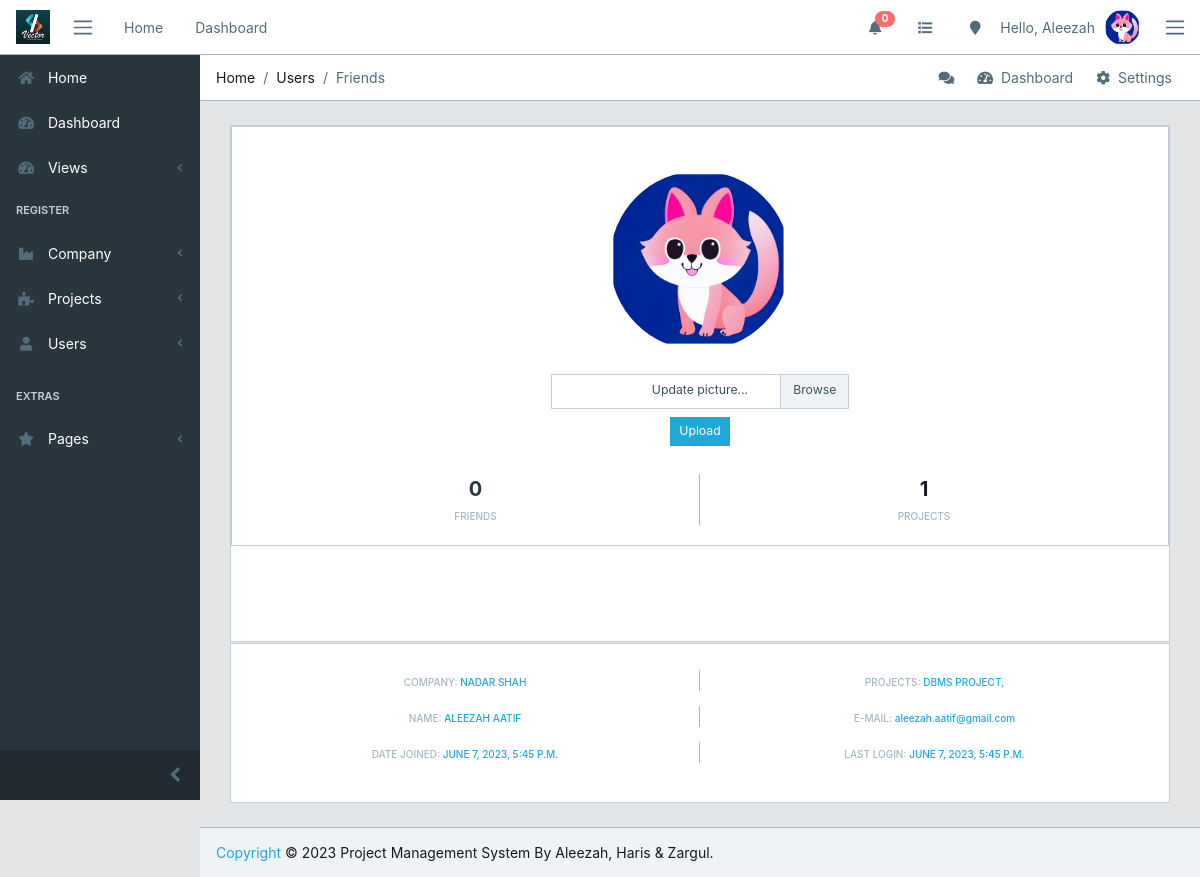
/register/users/profile (signed in), run on the app's committed database.
### register/models.py (models this page shows, shortened)
class UserProfile(models.Model):
    user    = models.ForeignKey(User, on_delete=models.CASCADE)
    company = models.ForeignKey(Company, on_delete=models.CASCADE)
    project = models.ManyToManyField(Project, blank=True)
    friends = models.ManyToManyField('self', blank=True)
    img    = models.ImageField(upload_to='core/avatar', blank=True, default='core/avatar/blank_profile.png')

class Company(models.Model):
    social_name = models.CharField(max_length=80)
    name = models.CharField(max_length=80)
    email = models.EmailField()
    city = models.CharField(max_length=50)
    found_date = models.DateField()
    class Meta:
        verbose_name_plural = 'Companies'
        ordering = ('name',)
    def __str__(self):
        return (self.name)

### projects/models.py (models this page shows, shortened)
class Project(models.Model):
    name = models.CharField(max_length=80)
    slug = models.SlugField('shortcut', blank=True)
    assign = models.ManyToManyField(User)
    efforts = models.DurationField()
    status = models.CharField(max_length=7, choices=status, default=1)
    dead_line = models.DateField()
    company = models.ForeignKey('register.Company', on_delete=models.CASCADE)
    complete_per = models.FloatField(max_length=2, validators = [MinValueValidator(0), MaxValueValidator(100)])
    description = models.TextField(blank=True)
    add_date = models.DateField(auto_now_add=True)
    upd_date = models.DateField(auto_now_add=False, auto_now=True)
    class Meta:
        ordering = ['name']

### register/views.py (the view)
# urls.py: path('users/profile', views.profile, name='profile'),
def profile(request):
    if request.method == 'POST':
        img_form = ProfilePictureForm(request.POST, request.FILES)
        print('PRINT 1: ', img_form)
        context = {'img_form' : img_form }
        if img_form.is_valid():
            img_form.save(request)
            updated = True
            context = {'img_form' : img_form, 'updated' : updated }
            return render(request, 'register/profile.html', context)
        else:
            return render(request, 'register/profile.html', context)
    else:
        img_form = ProfilePictureForm()
        context = {'img_form' : img_form }
        return render(request, 'register/profile.html', context)

### register/templates/register/profile.html (shortened to what this page needs)
{% extends 'core/base.html' %}
{% load staticfiles %}
{% block breadcrumb %}
        <li class="breadcrumb-item">Home</li>
        <li class="breadcrumb-item">Users</li>
        <li class="breadcrumb-item active">Friends</li>
{% endblock breadcrumb%}
{% block content %}
<div class="container-fluid">
    <div id="ui-view" style="opacity: 1;">
        <div class="animated fadeIn">
            <div class="row">
                <div class="col-12">
                    <div class="social-box" style="height:110%">
                        <div class="card">
                            <div class="card-body">
                                <img src="{{ logged_user.img.url }}" class="img-avatar m-4" alt="{{ user }}" width="20%">
                                <br>
                                <form action="" method="POST" enctype="multipart/form-data">
                                    <div class="custom-file col-md-4">
                                        <label class="custom-file-label btn-sm" for="validatedCustomFile">Update picture...</label>
                                        <div>
                                            <button class="btn btn-primary btn-sm my-2" type="submit">Upload</button>
                                        </div>
                                    </div>
                                </form>
                                <ul class="mt-4">
                                    <li>
                                        <a href="{% url 'register:user' profile_id=logged_user.id %}" class="text-dark">
                                            <strong>{{ logged_user.friends.all.count }}</strong>
                                        </a>
                                        <span>friends</span>
                                    </li>
                                    <li>
                                        <strong>{{ logged_user.user.project_set.all.count }}</strong>
                                        <span>projects</span>
                                    </li>
                                </ul>
                            </div>
                        </div>
                    </div>
                </div>
            </div>
            <div class="row mt-5">
                <div class="col-12">
                    <div class="social-box" style="">
                        <ul class="mt-3">
                            <li><span>Company: <a href="">{{ logged_user.company }}</a></span></li>
                            <li><span>Projects:
                                    {% for project in logged_user.user.project_set.all %}
                                        <a href="">{{ project.name }},</a>
                                    {% endfor %}
                                </span>
                            </li>
                        </ul>
                        <ul>
                            <li><span>Name: <a href="">{{ logged_user.user.get_full_name }}</a></span></li>
                            <li><span>e-mail: <span class="text-blue text-lowercase">{{ logged_user.user.email }}</span></span>
                            </li>
                        </ul>
                        <ul>
                            <li><span>Date joined: <span class="text-blue">{{ logged_user.user.date_joined }}</span></span></li>
                            <li><span>Last login: <span class="text-blue">{{ logged_user.user.last_login }}</span></span>
                            </li>
                        </ul>
                    </div>
                </div>
            </div>
        </div>
    </div>
</div>
{% endblock %}

### core/templates/core/base.html (shortened to what this page needs)
{% load static %}
<!DOCTYPE html>
<html lang="en">
<head>
  <link rel="stylesheet" href="https://use.fontawesome.com/releases/v5.0.9/css/all.css">
  <link href="{% static 'core/css/simple-line-icons.min.css' %}" rel="stylesheet">
  <link href="{% static 'core/css/estilo.css' %}" rel="stylesheet">
  <link href="{% static 'core/css/style.css' %}" rel="stylesheet">
</head>
{% block body %}
<body class="app header-fixed sidebar-fixed aside-menu-fixed aside-menu-hidden">
  <header class="app-header navbar">
    <img src="{% static 'core/img/logos/logo.jpg' %}" alt="" class="brand-gui ml-2 d-none d-sm-block p-2">
    <button class="navbar-toggler sidebar-toggler d-md-down-none" type="button">
      <span class="navbar-toggler-icon"></span>
    </button>
    <ul class="nav navbar-nav d-md-down-none">
      <li class="nav-item px-3">
        <a class="nav-link" href="{% url 'core:index' %}">Home</a>
      </li>
      <li class="nav-item px-3">
        <a class="nav-link" href="{% url 'core:dashboard' %}">Dashboard</a>
      </li>
    </ul>
    <ul class="nav navbar-nav ml-auto">
      <li class="nav-item d-md-down-none">
        <a class="nav-link" href="#"><i class="fa fa-bell"></i><span class="badge badge-pill badge-danger">{{ logged_user.received_invites.count }}</span></a>
      </li>
      <li class="nav-item d-md-down-none">
        <a class="nav-link" href="#"><i class="fa fa-list"></i></a>
      </li>
      <li class="nav-item d-md-down-none">
        <a class="nav-link" href="#"><i class="fa fa-map-marker"></i></a>
      </li>
      {% if user.is_authenticated %}
      <li class="text-muted">Hello, {{ user.first_name }}</li>
      {% else %}
      <li class="text-muted">
        <a href="{% url 'core:login' %}">sign in</a>
      </li>
      {% endif %}
      <li class="nav-item dropdown">
        <a class="nav-link" data-toggle="dropdown" href="#" role="button" aria-haspopup="true" aria-expanded="false">
          {% if user.is_authenticated %}
          <img src="{{ logged_user.img.url }}" class="img-avatar" alt="{{ user }}">
          {% else %}
          <img src="{% static 'core/img/avatar/blank_profile.png' %}" class="img-avatar" alt="{{ user }}">
          {% endif %}
        </a>
      </li>
    </ul>
    <button class="navbar-toggler aside-menu-toggler" type="button">
      <span class="navbar-toggler-icon"></span>
    </button>
  </header>
  <div class="app-body">
    <div class="sidebar">
      <nav class="sidebar-nav">
        <ul class="nav">
          <li class="nav-item">
            <a class="nav-link" href="{% url 'core:index' %}"><i class="fa fa-home"></i> Home</a>
          </li>
          <li class="nav-item">
            <a class="nav-link" href="{% url 'core:dashboard' %}"><i class="fa fa-tachometer-alt"></i> Dashboard</a>
          </li>
          <li class="nav-item nav-dropdown">
            <a class="nav-link nav-dropdown-toggle" href="#"><i class="fa fa-tachometer-alt"></i> Views</a>
          </li>
          <li class="nav-title">
            Register
          </li>
          <li class="nav-item nav-dropdown">
            <a class="nav-link nav-dropdown-toggle" href="#"><i class="fa fa-industry"></i> Company</a>
          </li>
          <li class="nav-item nav-dropdown">
            <a class="nav-link nav-dropdown-toggle" href="#"><i class="fa fa-puzzle-piece"></i> Projects</a>
          </li>
          <li class="nav-item nav-dropdown">
            <a class="nav-link nav-dropdown-toggle" href="#"><i class="fa fa-user"></i> Users</a>
          </li>
          <li class="divider"></li>
          <li class="nav-title">
            Extras
          </li>
          <li class="nav-item nav-dropdown">
            <a class="nav-link nav-dropdown-toggle" href="#"><i class="fa fa-star"></i> Pages</a>
          </li>
        </ul>
      </nav>
      <button class="sidebar-minimizer brand-minimizer" type="button"></button>
    </div>
    <main class="main">
      <ol class="breadcrumb">
        {% block breadcrumb %}{% endblock breadcrumb%}
        <li class="breadcrumb-menu d-md-down-none">
          <div class="btn-group" role="group" aria-label="Button group">
            <a class="btn" href="#"><i class="fa fa-comments"></i></a>
            <a class="btn" href="./"><i class="fa fa-tachometer-alt"></i> &nbsp;Dashboard</a>
            <a class="btn" href="#"><i class="fa fa-cog"></i> &nbsp;Settings</a>
          </div>
        </li>
      </ol>
{% block content %}
{% endblock %}
    </main>
  </div>
  <footer class="app-footer">
    <span><a href="https://copyright.gov/what-is-copyright/">Copyright</a> © 2023 Project Management System By Aleezah, Haris & Zargul.</span>
  </footer>
</body>
{% endblock body %}
</html>

### core/static/core/css/estilo.css (style rules this page uses)
.brand-gui { width: 50px; position: relative; }

### data on the page
UserProfile: received_invites.count "0", img (picture), friends.all.count "0", user.project_set.all.count "1", company "NADAR SHAH", user.get_full_name "ALEEZAH AATIF", user.email "aleezah.aatif@gmail.com", user.date_joined "JUNE 7, 2023, 5:45 P.M.", user.last_login "JUNE 7, 2023, 5:45 P.M."
Project: name "DBMS PROJECT"

### other printed values
{{ user.first_name }} "Aleezah"
